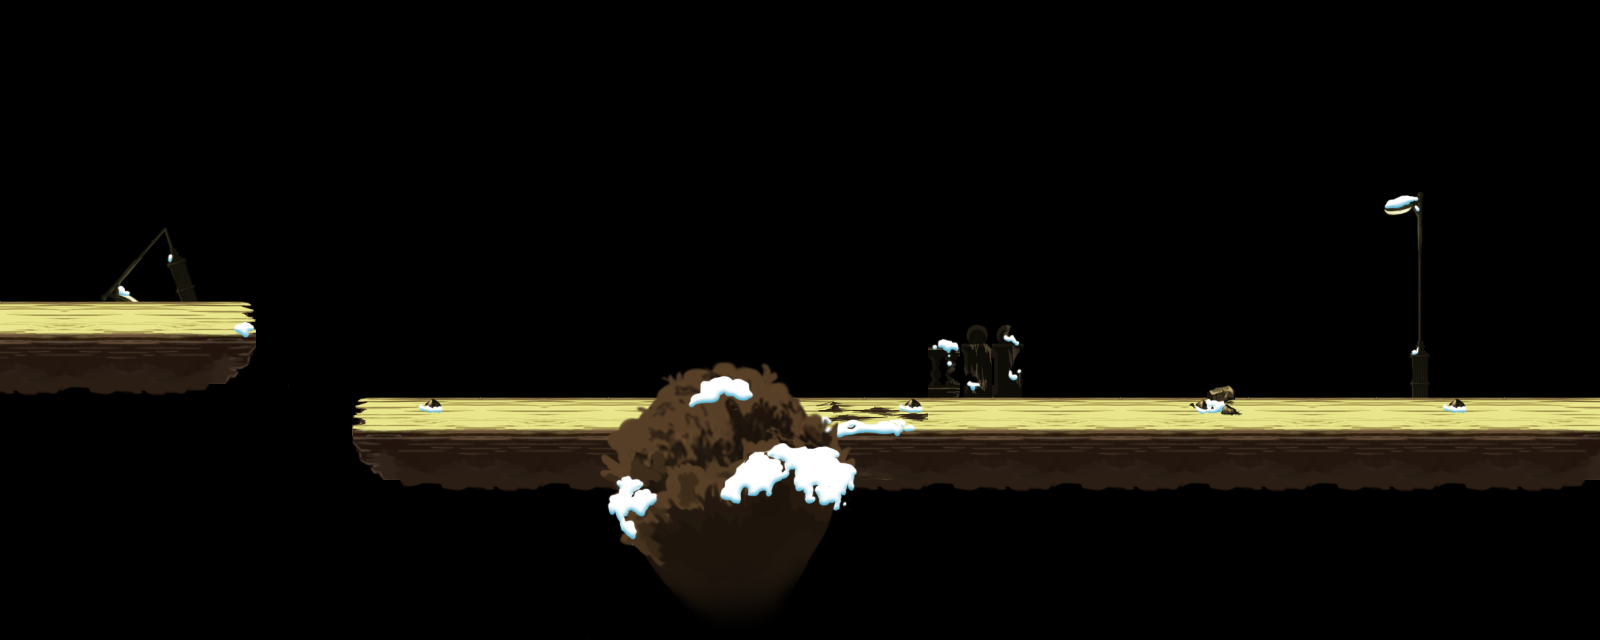

This is a level from a 2D game, rendered from its Tiled map with the project's own tilesets. A one-line summary and the map file follow, with tile-layer data summarised:
An orthogonal 50x20 tile map with 32x32 px tiles, 5 tile layers (tile_terrain_deco_back, tile_terrain_0, tile_terrain_1, tile_terrain_2, ...) and 12 objects (2x tuzifashi, tuzigongjianshou, tuzilangke, tuzijianke, ying, ...).

<map version="1.0" orientation="orthogonal" width="50" height="20" tilewidth="32" tileheight="32">
 <properties>
  <property name="offsetX" value="0" />
  <property name="offsetY" value="4" />
 </properties>
 <tileset firstgid="1" name="s01" tilewidth="32" tileheight="32">
  <image source="s01.png" width="992" height="512" />
 </tileset>
 <layer name="tile_terrain_deco_back" width="50" height="20">
  <data>[1000 cells, 90 non-empty, 87 distinct tile ids]</data>
 </layer>
 <layer name="tile_terrain_0" width="50" height="20">
  <data>[1000 cells, 8 non-empty, 6 distinct tile ids]</data>
 </layer>
 <layer name="tile_terrain_1" width="50" height="20">
  <data>[1000 cells, 281 non-empty, 63 distinct tile ids]</data>
 </layer>
 <layer name="tile_terrain_2" width="50" height="20">
  <data>[1000 cells, 5 non-empty, 3 distinct tile ids]</data>
 </layer>
 <layer name="tile_terrain_deco_front" width="50" height="20">
  <data>[1000 cells, 81 non-empty, 81 distinct tile ids]</data>
 </layer>
 <objectgroup name="obj_terrain" width="50" height="20">
  <object x="0" y="320" width="256" height="32" />
  <object x="352" y="416" width="1248" height="32" />
 </objectgroup>
 <objectgroup name="obj_enemies" width="50" height="20">
  <object type="tuzigongjianshou" x="128" y="256" width="32" height="32" />
  <object type="tuzilangke" x="1024" y="352" width="32" height="32">
   <properties>
    <property name="cmd" value="s,0.8;w,0.2,-10,0;" />
   </properties>
  </object>
  <object type="tuzijianke" x="224" y="416" width="32" height="32">
   <properties>
    <property name="cmd" value="jf,0.8,0,50;" />
   </properties>
  </object>
 </objectgroup>
 <objectgroup name="obj_objects" width="50" height="20">
  <object type="ying" x="1504" y="448" width="32" height="32" />
  <object type="checkPoint" x="544" y="416" width="32" height="32" />
  <object name="intro_ying" type="intro" x="1440" y="416" width="32" height="192" />
  <object type="light" x="1376" y="192" width="32" height="32" />
 </objectgroup>
 <objectgroup name="obj_enemies_alt" width="50" height="20">
  <object type="tuzigongjianshoufly" x="960" y="224" width="32" height="32">
   <properties>
    <property name="cmd" value="fn;w,3,5,-5;" />
   </properties>
  </object>
  <object type="tuzifashi" x="768" y="320" width="32" height="32" />
  <object type="tuzifashi" x="1120" y="320" width="32" height="32" />
 </objectgroup>
</map>
